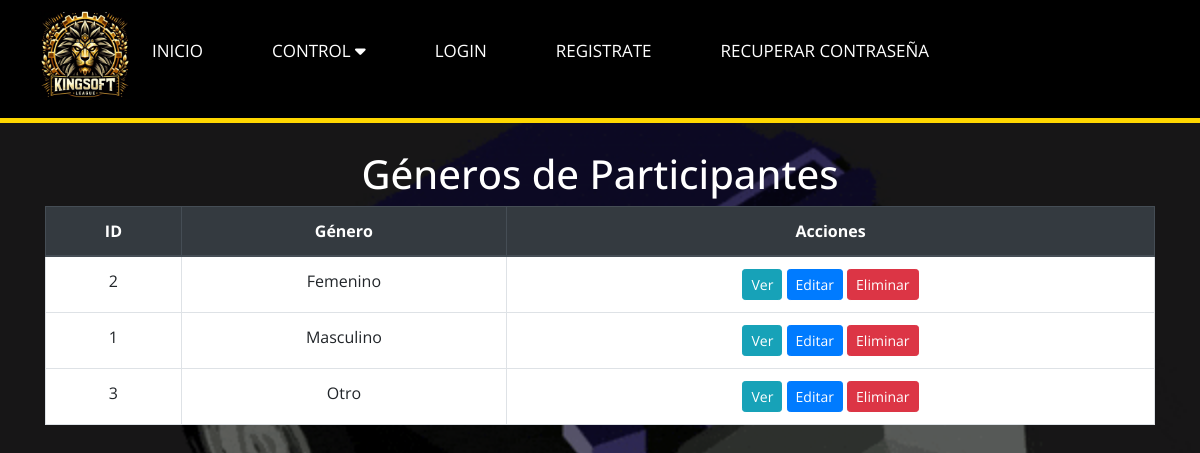
Before: /Versión_1/Diseño/ParticipanteGeneroView.php with the older database file.
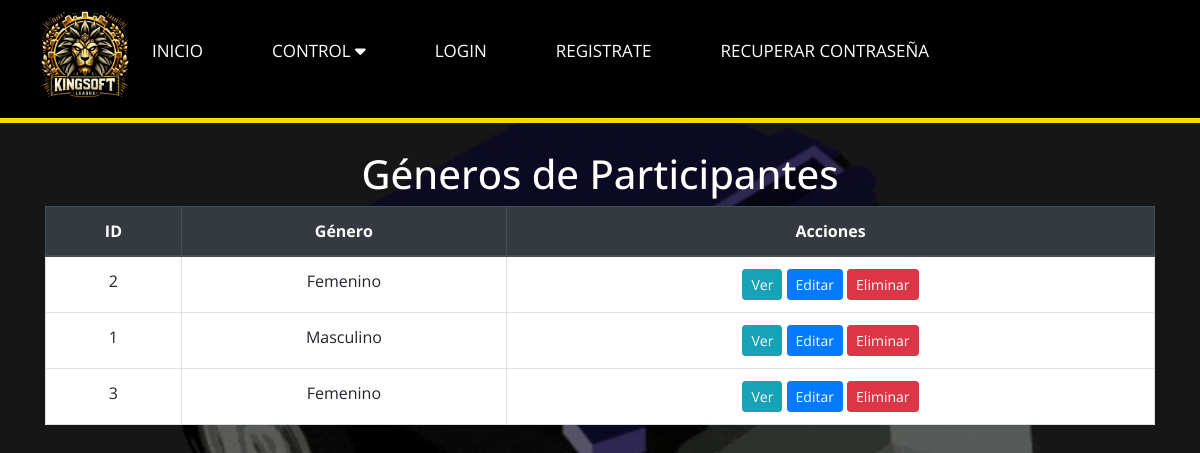
After: the same page with the newer database file.
### tables this page shows
CREATE TABLE `participante_genero` (
  `id` int(11) NOT NULL,
  `genero` varchar(20) DEFAULT NULL
);

### Versión_1/Diseño/ParticipanteGeneroController.php (called while the page is built, shortened)
<?php
require_once 'ParticipanteGeneroModel.php';
class ParticipanteGeneroController {
    private $model;
    public function __construct($db) {
        $this->model = new ParticipanteGeneroModel($db);
    }
    public function getAllParticipanteGenero() {
        return $this->model->getAllParticipanteGenero();
    }
}
?>

### Versión_1/Diseño/ParticipanteGeneroModel.php (called while the page is built, shortened)
<?php
class ParticipanteGeneroModel {
    private $conn;
    public function __construct($db) {
        $this->conn = $db;
    }
    public function getAllParticipanteGenero() {
        $query = "SELECT * FROM participante_genero";
        $stmt = $this->conn->prepare($query);
        $stmt->execute();
        return $stmt;
    }
}
?>

### Versión_1/Diseño/ParticipanteGeneroView.php (the view, shortened to what this page needs)
<?php
require_once 'ParticipanteGeneroController.php';
$db = new PDO('mysql:host=localhost;dbname=datosks', 'root', '');
$controller = new ParticipanteGeneroController($db);
$participante_genero = $controller->getAllParticipanteGenero();
?>
<!DOCTYPE html>
<html lang="en">
<head>
    <link rel="stylesheet" href="https://maxcdn.bootstrapcdn.com/bootstrap/4.5.2/css/bootstrap.min.css">
</head>
<body>
<?php
    include 'navegador.php'
    ?>
    <div class="container">
        <h1>Géneros de Participantes</h1>
        <table class="table table-bordered">
            <thead class="thead-dark">
                <tr>
                    <th>ID</th>
                    <th>Género</th>
                    <th>Acciones</th>
                </tr>
            </thead>
            <tbody>
                <?php while ($genero = $participante_genero->fetch(PDO::FETCH_ASSOC)) : ?>
                    <tr>
                        <td><?php echo $genero['id']; ?></td>
                        <td><?php echo $genero['genero']; ?></td>
                        <td>
                            <a href="vergenero.php?id=<?php echo $genero['id']; ?>" class="btn btn-info btn-sm">Ver</a>
                            <a href="editargenero.php?id=<?php echo $genero['id']; ?>" class="btn btn-primary btn-sm">Editar</a>
                            <a href="eliminargenero.php?id=<?php echo $genero['id']; ?>" class="btn btn-danger btn-sm">Eliminar</a>
                        </td>
                    </tr>
                <?php endwhile; ?>
            </tbody>
        </table>
    </div>
</body>
</html>

Changed rows visible on the page:
changed participante_genero id 3: genero "Otro" → "Femenino"
